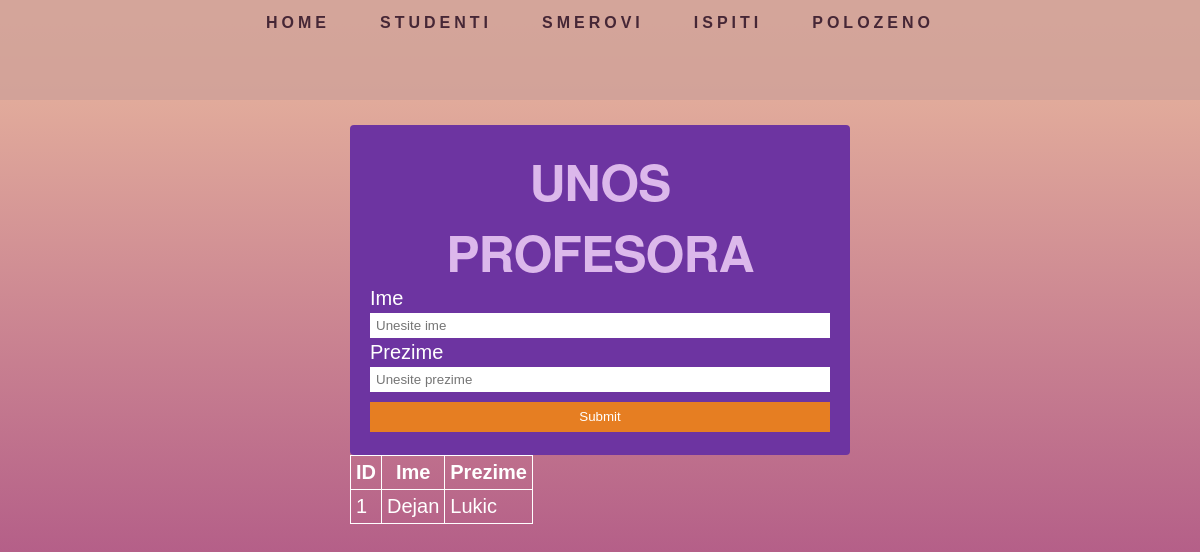
The page /profesori.php on the database as committed earlier.
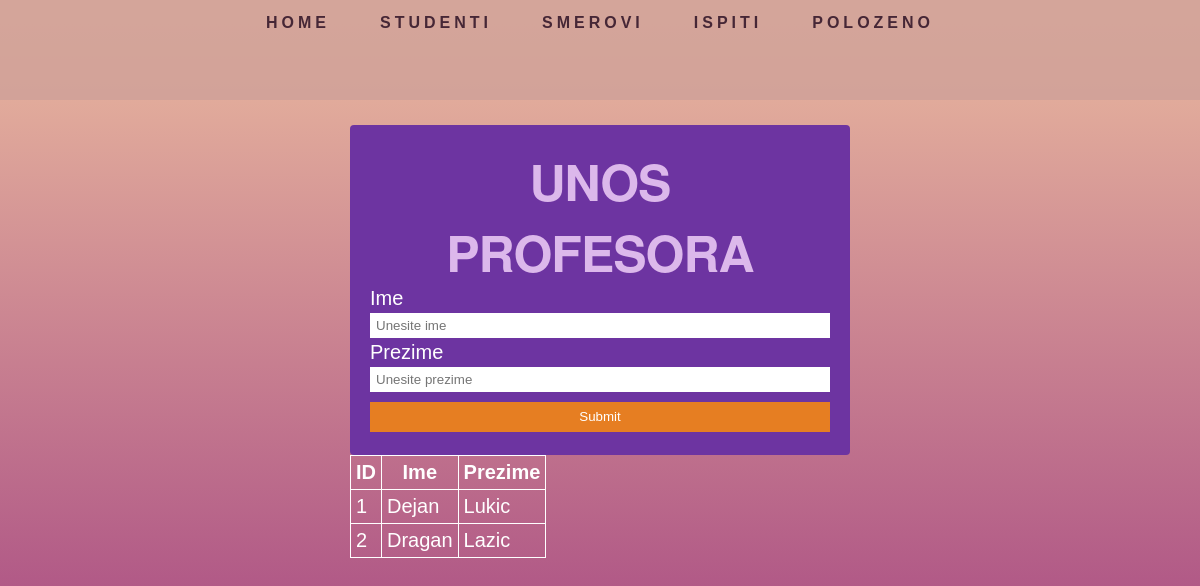
The same page on the database as committed later.
### tables this page shows
CREATE TABLE `profesori` (
  `id` int(11) NOT NULL,
  `ime` varchar(120) NOT NULL,
  `prezime` varchar(120) NOT NULL
);

### profesori.php (the view, shortened to what this page needs)
<?php
    require 'dbconfig/config.php';
?>
<!DOCTYPE html>
<html lang="en">
    <head>
        <link rel="stylesheet" type="text/css" href="css/style.css">
        <link rel="stylesheet" type="text/css" href="css/style2.css">
    </head>
    <div class="navbar">
  <a href="index.php">Home</a>
  <a href="studenti-ajax.php">Studenti</a>
  <a href="smerovi.php">Smerovi</a>
  <a href="ispiti.php">Ispiti</a>
    <a href="polozeni_ispiti.php">Polozeno</a>
    </div>
    <body>
        <div class="main-div">
            <form action="profesori.php" method="POST" name="prof-form">
            <h1>UNOS PROFESORA</h1>
              <label for="ime">Ime</label>
              <input type="text" name="ime" id="ime" placeholder="Unesite ime" required>
              <label for="prezime">Prezime</label>
              <input type="text" name="prezime" id="prezime" placeholder="Unesite prezime" required>
              <button type="submit" class="btn-submit" name="submit">Submit</button>
            </form>
        <?php
            $sql = "SELECT id, ime, prezime FROM Profesori";
            $result = $conn->query($sql);
            if ($result->num_rows > 0) {
                echo "<table>";
                echo "<th>ID</>";
                echo "<th>Ime</th>";
                echo "<th>Prezime</th>";
                while($row = $result->fetch_assoc()) {
                    echo "<tr>";
                    echo "<td>" . $row["id"] . "</td>";
                    echo "<td>" . $row["ime"] . "</td>";
                    echo "<td>" . $row["prezime"] . "</td>";
                    echo "</tr>";
                }
                echo "</table>";
            } else {
                echo "Nema rezultata";
            }
        ?>
          </div>
    </body>
</html>

Rows that differ between the two databases and show on the page:
added profesori: id "2", ime "Dragan", prezime "Lazic"
